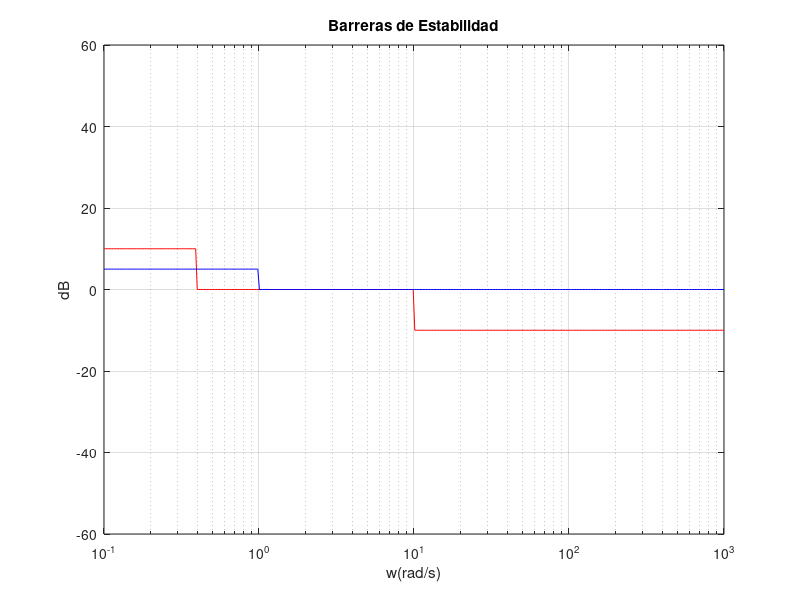

Write the MATLAB code that produced this figure.
clc;
clear;

w=logspace(-1,3,400);
x1=10*ones(1,60); x2=zeros(1,140); x3=-10*ones(1,200);
xtotal=[x1 x2 x3];
x4=[5*ones(1,100) 0*zeros(1,300)];
% Para lograr hallar la barrera de estabilidad se necesita:

semilogx(w, xtotal,'r')
ylim([-60,60])
grid;
hold on;
semilogx(w,x4,'b')
title('Barreras de Estabilidad')
xlabel('w(rad/s)')
ylabel('dB')
hold off;
